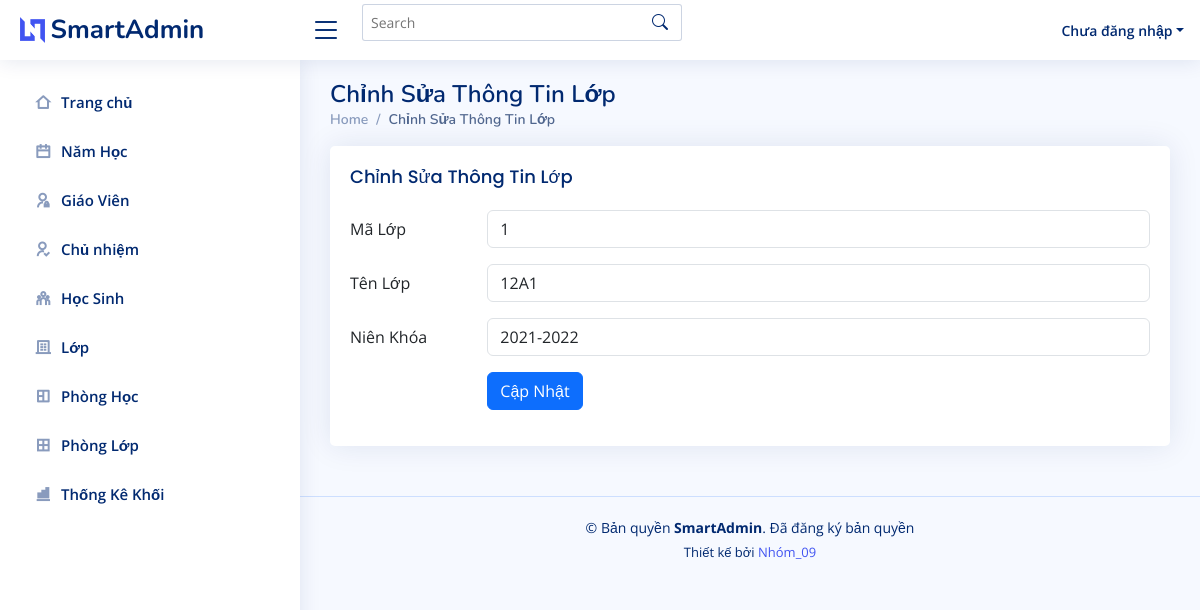
/edit_lop.php?maLop=1, run on an earlier commit of the app's database.
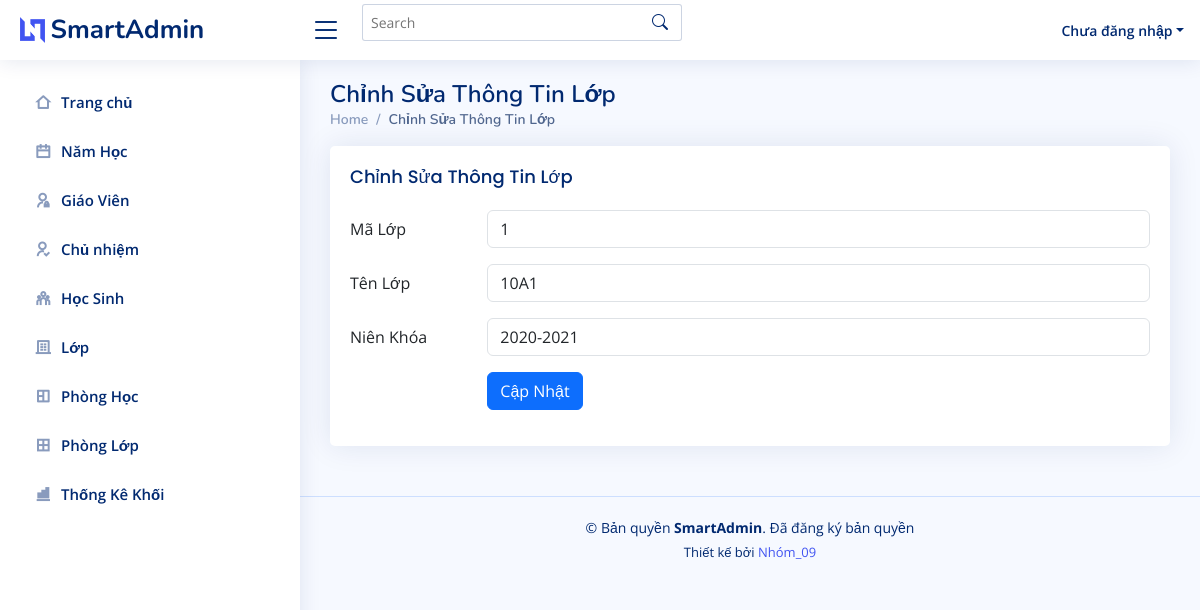
And on a later commit of the database.
### tables this page shows
CREATE TABLE `lop` (
  `maLop` int NOT NULL AUTO_INCREMENT,
  `tenLop` varchar(50) DEFAULT NULL,
  `maNamHoc` int DEFAULT NULL,
  `maKhoi` int DEFAULT NULL,
  PRIMARY KEY (`maLop`),
  KEY `fk_namhoc_maNamHoc` (`maNamHoc`),
  CONSTRAINT `fk_namhoc_maNamHoc` FOREIGN KEY (`maNamHoc`) REFERENCES `namhoc` (`maNamHoc`)
);

### edit_lop.php (the view, shortened to what this page needs)
<?php
include('partials/header.php');
include('partials/sidebar.php');
include('partials/connectDB.php');
if (isset($_GET['maLop'])) {
    $maLop = $_GET['maLop'];
    $query = "SELECT * FROM lop WHERE maLop = ?";
    $stmt = $conn->prepare($query);
    $stmt->bind_param("s", $maLop);
    $stmt->execute();
    $result = $stmt->get_result();
    $lop = $result->fetch_assoc();
} else {
    echo "Mã lớp không hợp lệ.";
    exit;
}
?>
<main id="main" class="main">
    <div class="pagetitle">
        <h1>Chỉnh Sửa Thông Tin Lớp</h1>
        <nav>
            <ol class="breadcrumb">
                <li class="breadcrumb-item"><a href="index.html">Home</a></li>
                <li class="breadcrumb-item active">Chỉnh Sửa Thông Tin Lớp</li>
            </ol>
        </nav>
    </div>
    <section class="section">
        <div class="row">
            <div class="col-lg-12">
                <div class="card">
                    <div class="card-body">
                        <h5 class="card-title">Chỉnh Sửa Thông Tin Lớp</h5>
                        <form action="" method="POST">
                            <div class="row mb-3">
                                <label for="maLop" class="col-sm-2 col-form-label">Mã Lớp</label>
                                <div class="col-sm-10">
                                    <input type="text" class="form-control" id="maLop" name="maLop" value="<?php echo htmlspecialchars($lop['maLop']); ?>" readonly required>
                                </div>
                            </div>
                            <div class="row mb-3">
                                <label for="tenLop" class="col-sm-2 col-form-label">Tên Lớp</label>
                                <div class="col-sm-10">
                                    <input type="text" class="form-control" id="tenLop" name="tenLop" value="<?php echo htmlspecialchars($lop['tenLop']); ?>" required>
                                </div>
                            </div>
                            <div class="row mb-3">
                                <label for="maNamHoc" class="col-sm-2 col-form-label">Niên Khóa</label>
                                <div class="col-sm-10">
                                    <select class="form-control" id="maNamHoc" name="maNamHoc" required>
                                        <?php
                                        $query_namhoc = "SELECT * FROM namhoc";
                                        $stmt_namhoc = $conn->prepare($query_namhoc);
                                        $stmt_namhoc->execute();
                                        $result_namhoc = $stmt_namhoc->get_result();
                                        while ($row_namhoc = $result_namhoc->fetch_assoc()) {
                                            $selected = ($lop['maNamHoc'] == $row_namhoc['maNamHoc']) ? 'selected' : '';
                                            echo "<option value='" . $row_namhoc['maNamHoc'] . "' $selected>" . $row_namhoc['nienKhoa'] . "</option>";
                                        }
                                        ?>
                                    </select>
                                </div>
                            </div>
                            <div class="row mb-3">
                                <div class="col-sm-10 offset-sm-2">
                                    <button type="submit" class="btn btn-primary">Cập Nhật</button>
                                </div>
                            </div>
                        </form>
                    </div>
                </div>
            </div>
        </div>
    </section>
</main>
<?php include('partials/footer.php'); ?>

What changed in the data, as far as the page shows it:
changed lop id 1: tenLop "12A1" → "10A1"
Also different on the page:
form field maNamHoc: "2021-2022" → "2020-2021"
